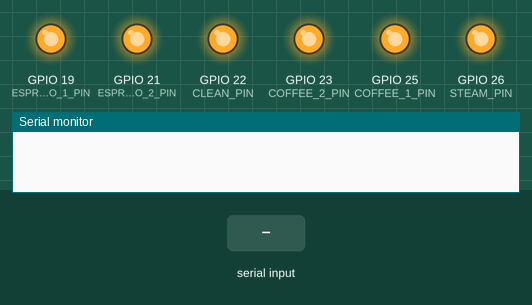
The sketch below on a simulated ESP32. Shown: output pins drawn as LEDs (lit = HIGH), the last lines printed to the serial monitor. The inputs (shaded band) are chosen by the test bench. Pins used as bus, display or sensor lines are not drawn.

Above: at 1.2 s.
1.3 s: "espresso" received over Serial
At 1.9 s:
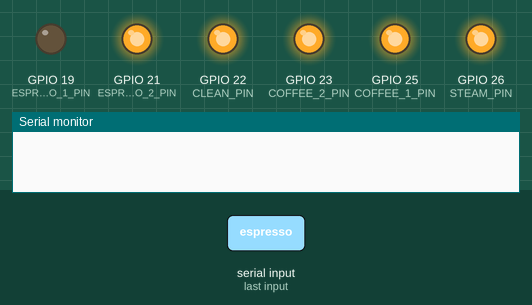
3.5 s: "doubleEspresso" received over Serial
At 4.1 s:
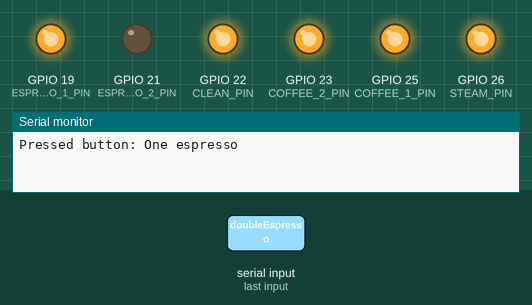
5.7 s: "clean" received over Serial
At 6.3 s:
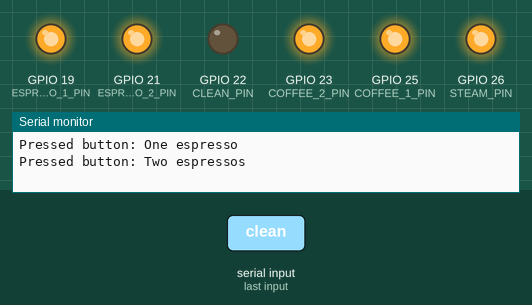
7.9 s: "doubleCoffee" received over Serial
At 8.5 s:
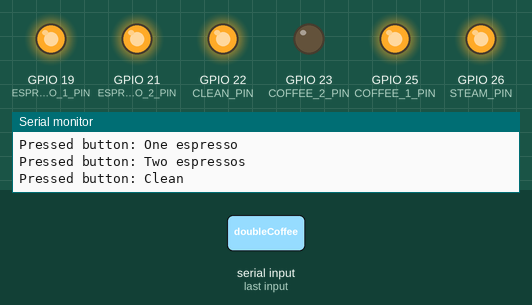
10.1 s: "coffee" received over Serial
At 10.7 s:
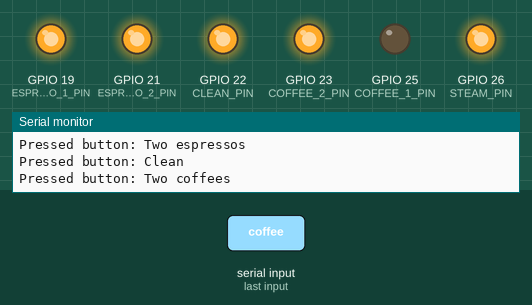
12.3 s: "steam" received over Serial
At 12.9 s:
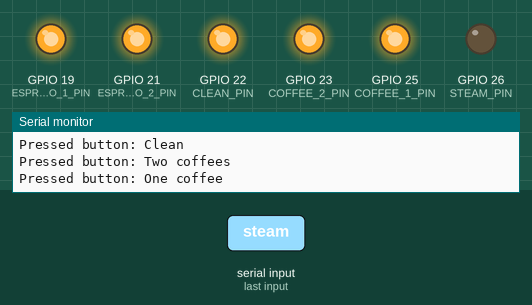
Timing chart, 0 to 15.3 s (numbered marks = the images above; inputs shaded):
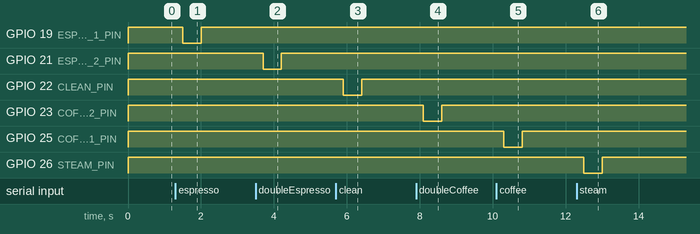

Measured:
- after the input at 1.3 s, GPIO 19 (ESPRESSO_1_PIN): HIGH → LOW after 0.20 s, → HIGH 0.50 s later
- after the input at 3.5 s, GPIO 21 (ESPRESSO_2_PIN): HIGH → LOW after 0.20 s, → HIGH 0.50 s later
- after the input at 5.7 s, GPIO 22 (CLEAN_PIN): HIGH → LOW after 0.20 s, → HIGH 0.50 s later
- after the input at 7.9 s, GPIO 23 (COFFEE_2_PIN): HIGH → LOW after 0.20 s, → HIGH 0.50 s later
- after the input at 10.1 s, GPIO 25 (COFFEE_1_PIN): HIGH → LOW after 0.20 s, → HIGH 0.50 s later
- after the input at 12.3 s, GPIO 26 (STEAM_PIN): HIGH → LOW after 0.20 s, → HIGH 0.50 s later

The sketch:

coffee-maker.ino
```cpp
#include <ArduinoJson.h>

#define POWER_PIN 18
#define ESPRESSO_1_PIN 19
#define ESPRESSO_2_PIN 21
#define CLEAN_PIN 22
#define COFFEE_2_PIN 23
#define COFFEE_1_PIN 25
#define STEAM_PIN 26

StaticJsonDocument<200> jsonDoc;

void setup() {
  Serial.begin(9600);
  Serial.setTimeout(200);
  setupPin(POWER_PIN);
  setupPin(ESPRESSO_1_PIN);
  setupPin(ESPRESSO_2_PIN);
  setupPin(CLEAN_PIN);
  setupPin(COFFEE_2_PIN);
  setupPin(COFFEE_1_PIN);
  setupPin(STEAM_PIN);
}

void setupPin(int number) {
  pinMode(number, OUTPUT);
  digitalWrite(number, HIGH);
}

void loop() {
  String message = Serial.readString();
  if (message.equals("Aget device funcZ")) {
    Serial.println("coffee-maker");
    return;
  }
  if (message.length() > 0) {
    executeAction(message);
  }
}

void executeAction(String action) {
  if (action.equals("power")) {
    simulateButtonPress(POWER_PIN);
    Serial.println("Pressed power button");
  } else if (action.equals("espresso")) {
    simulateButtonPress(ESPRESSO_1_PIN);
    Serial.println("Pressed button: One espresso");
  } else if (action.equals("doubleEspresso")) {
    simulateButtonPress(ESPRESSO_2_PIN);
    Serial.println("Pressed button: Two espressos");
  } else if (action.equals("clean")) {
    simulateButtonPress(CLEAN_PIN);
    Serial.println("Pressed button: Clean");
  } else if (action.equals("doubleCoffee")) {
    simulateButtonPress(COFFEE_2_PIN);
    Serial.println("Pressed button: Two coffees");
  } else if (action.equals("coffee")) {
    simulateButtonPress(COFFEE_1_PIN);
    Serial.println("Pressed button: One coffee");
  } else if (action.equals("steam")) {
    simulateButtonPress(STEAM_PIN);
    Serial.println("Pressed button: Steam");
  } else {
    Serial.print("Error: Unknown action ");
    Serial.print(action);
    Serial.print("\r\n");
  }
}

void simulateButtonPress(int pinNumber) {
    digitalWrite(pinNumber, LOW);
    delay(500);
    digitalWrite(pinNumber, HIGH);
}
```
